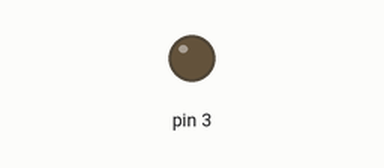
Simulated run of this sketch. Board: Arduino Uno, built with avr-gcc and run on an emulated ATmega328P. Parts: output pins drawn as LEDs (lit = HIGH).

Above: at 0.22 s.
At 15.67 s:
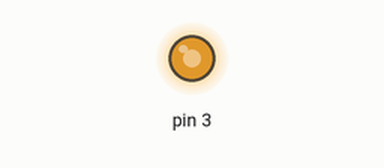
At 24.32 s:
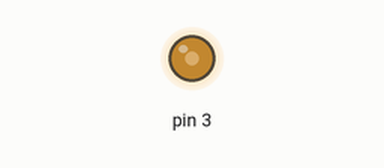
At 37.5 s:
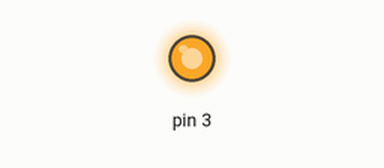
Timing chart, 0 to 40.0 s (numbered marks = the images above):
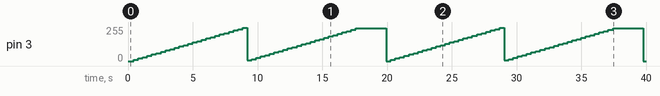

The sketch:

57-ArduinoNano.ino
```cpp
byte deger=0;
void setup() {
  pinMode(3, OUTPUT);
}
void loop() {
  delay(100);
  analogWrite(3, deger); // deger 0-255 arasında olabilir.
  delay(250);
  deger+=10;
  if (deger>250){
    deger=0;
    delay(2000);
  }
}
```

Measured:
- by itself, pin 3: 0/255 → 10/255 at 0.45 s, → 20/255 0.35 s later, → 30/255 0.35 s later, → 40/255 0.35 s later, … (102 changes in this stretch)
